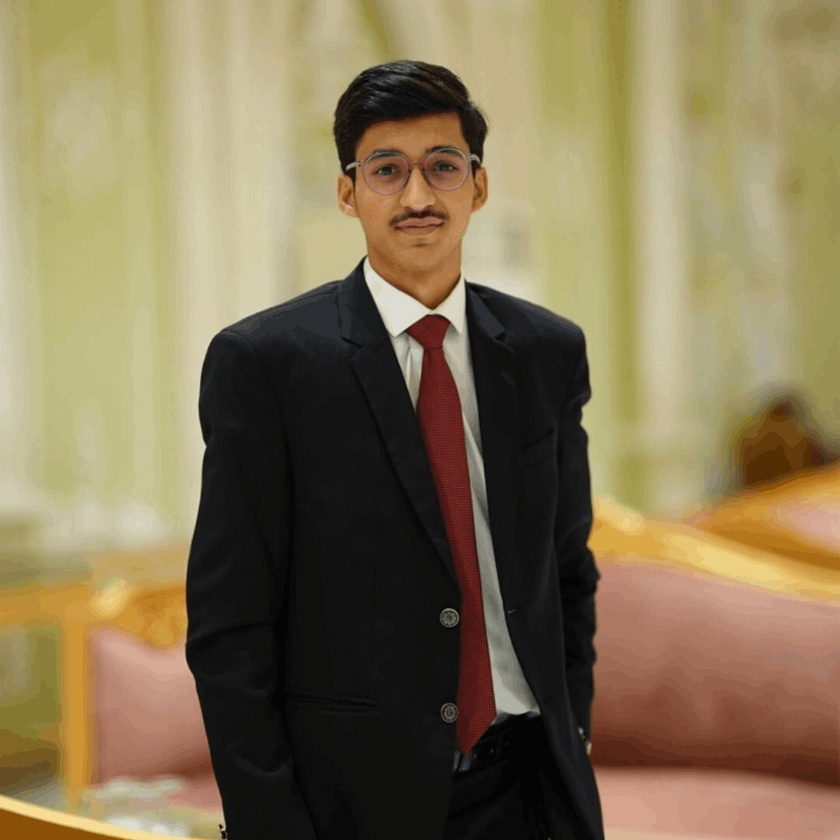
#> input picture Task 6/test.jpg, 840 x 840 px, shrunk from 1080 x 1080 before the run, given in place of the camera
$ python camera_profile.py
#> lines starting #> are read from the running program, lines starting #| are printed output that depends on the picture; after the words box and inside, x2 and y2 are one past the last pixel; in counts of white or black regions, pixels touching at a corner belong together
#> further down, frame is the input picture: shape (840, 840, 3); mean B, G, R 85.2, 117.4, 132.9
import cv2

# Personality descriptions
personality_descriptions = {
    "ENFP": "Enthusiastic, creative, and sociable free spirits who can always find a reason to smile.",
    "ENFJ": "Charismatic and inspiring leaders, able to mesmerize their listeners.",
    "ENTJ": "Bold, imaginative, and strong-willed leaders, always finding a way – or making one.",
    "ENTP": "Smart and curious thinkers who cannot resist an intellectual challenge.",
    "ESFP": "Spontaneous, energetic, and enthusiastic people – life is never boring around them.",
    "ESFJ": "Extraordinarily caring, social, and popular people, always eager to help.",
    "ESTJ": "Excellent administrators, unsurpassed at managing things – or people.",
    "ESTP": "Smart, energetic, and perceptive people, who truly enjoy living on the edge.",
    "INFP": "Poetic, kind, and altruistic people, always eager to help a good cause.",
    "INFJ": "Creative, insightful, and principled, they have a strong sense of purpose.",
    "INTJ": "Imaginative and strategic thinkers, with a plan for everything.",
    "INTP": "Innovative inventors with an unquenchable thirst for knowledge.",
    "ISFP": "Flexible and charming artists, always ready to explore and experience something new.",
    "ISFJ": "Very dedicated and warm protectors, always ready to defend their loved ones.",
    "ISTJ": "Practical and fact-focused individuals, whose reliability cannot be doubted.",
    "ISTP": "Bold and practical experimenters, masters of all kinds of tools."
}

def analyze_face_from_frame(frame):
    face_cascade = cv2.CascadeClassifier(
        cv2.data.haarcascades + "haarcascade_frontalface_default.xml"
    )
    eye_cascade = cv2.CascadeClassifier(
        cv2.data.haarcascades + "haarcascade_eye.xml"
    )
    mouth_cascade = cv2.CascadeClassifier(
        cv2.data.haarcascades + "haarcascade_smile.xml"
    )

    gray = cv2.cvtColor(frame, cv2.COLOR_BGR2GRAY)
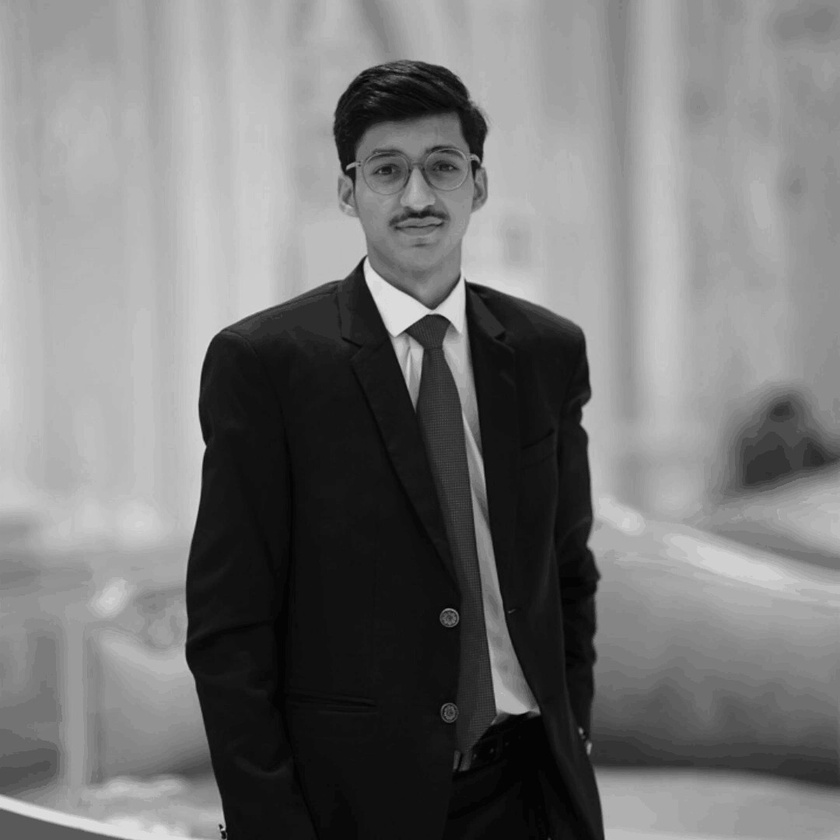
#> gray: shape (840, 840); min 0, max 226, mean 118.4
    faces = face_cascade.detectMultiScale(gray, 1.1, 5)  # Adjusted for better detection
#> faces = [[333, 106, 162, 162]]

    personality = "No face detected"
    description = ""

    if len(faces) > 0:
        # Analyze ONLY first face
        (x, y, w, h) = faces[0]
#> x = 333; y = 106; w = 162; h = 162
        roi_gray = gray[y:y+h, x:x+w]
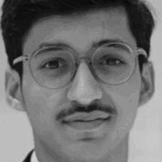
#> roi_gray: shape (162, 162); min 8, max 213, mean 114.2
        roi_color = frame[y:y+h, x:x+w]
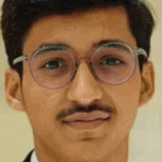
#> roi_color: shape (162, 162, 3); mean B, G, R 73.6, 107.7, 142.5

        personality = ""

        # E / I — Eyes
        eyes = eye_cascade.detectMultiScale(roi_gray, 1.1, 5)
#> eyes = [[88, 45, 37, 37], [34, 46, 39, 39]]
        personality += "E" if len(eyes) >= 2 else "I"
#> personality = 'E'

        # Draw eyes
        for (ex, ey, ew, eh) in eyes:
            cv2.rectangle(roi_color, (ex, ey), (ex+ew, ey+eh), (0, 255, 0), 2)
#> this loop made 2 passes
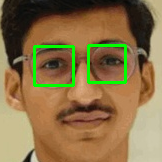
#> roi_color: shape (162, 162, 3); 3.44% of pixels changed, all inside (x1, y1, x2, y2) = (33, 44, 127, 87)

        # S / N — Nose (approx via face width)
        personality += "S" if w > 120 else "N"  # Adjusted threshold
#> personality = 'ES'

        # T / F — Mouth
        mouths = mouth_cascade.detectMultiScale(roi_gray, 1.7, 20)
#> mouths = ()
        mouth_added = False
        for (mx, my, mw, mh) in mouths:
            if my > h / 2:
                personality += "T" if mw > w * 0.3 else "F"  # Adjusted threshold
                # Draw mouth
                cv2.rectangle(roi_color, (mx, my), (mx+mw, my+mh), (0, 0, 255), 2)
                mouth_added = True
                break
#> this loop made 0 passes
        if not mouth_added:
            personality += "F"
#> personality = 'ESF'

        # J / P — Jawline (face ratio)
        face_ratio = h / w
#> face_ratio = 1
        personality += "J" if face_ratio < 1.3 else "P"  # Adjusted ratio
#> personality = 'ESFJ'

        # Draw rectangle around face
        cv2.rectangle(frame, (x, y), (x+w, y+h), (255, 0, 0), 2)
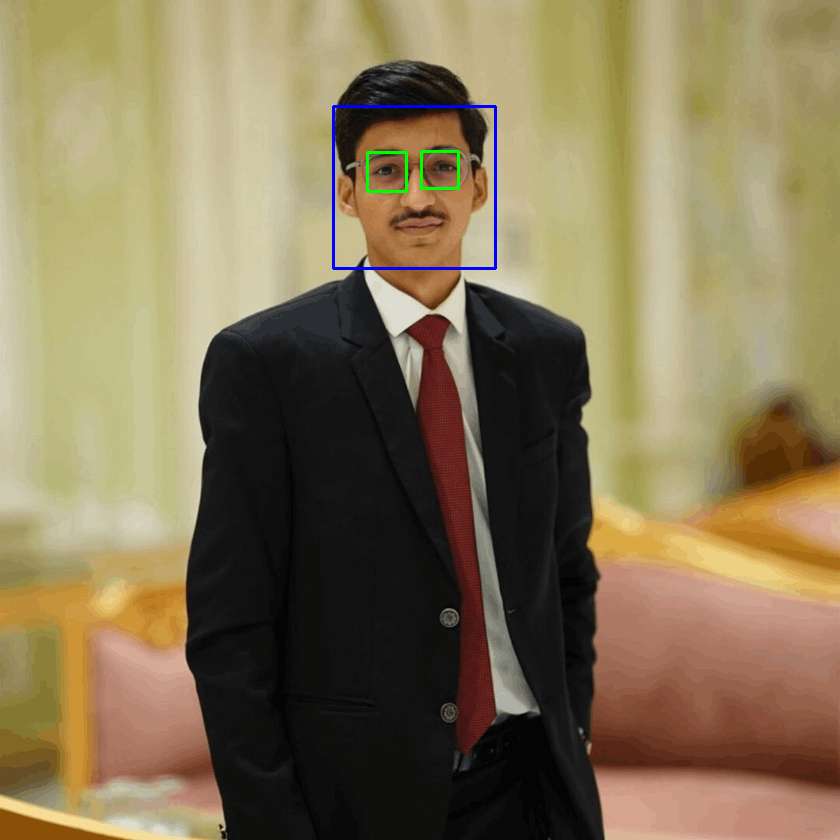
#> frame: shape (840, 840, 3); 0.4% of pixels changed, all inside (x1, y1, x2, y2) = (332, 105, 497, 270)

        # Get description
        description = personality_descriptions.get(personality, "Unknown personality type")

    return frame, personality, description

# Initialize webcam
cap = cv2.VideoCapture(0)

if not cap.isOpened():
    print("Error: Could not open webcam")
    exit()

while True:
    ret, frame = cap.read()
    if not ret:
        print("Error: Could not read frame")
        break

    # Analyze the frame
    analyzed_frame, personality, description = analyze_face_from_frame(frame)
#> personality = 'ESFJ'

    # Display personality and description on the frame
    cv2.putText(analyzed_frame, f"Personality: {personality}", (10, 30), cv2.FONT_HERSHEY_SIMPLEX, 0.7, (0, 255, 0), 2)
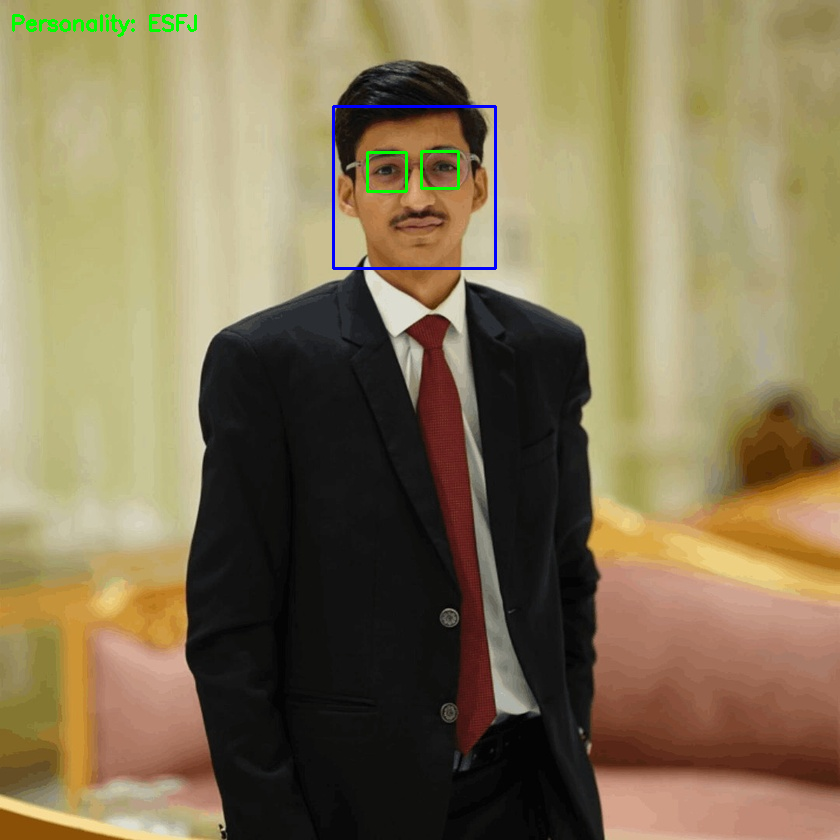
#> analyzed_frame: shape (840, 840, 3); 0.19% of pixels changed, all inside (x1, y1, x2, y2) = (12, 14, 197, 37)
    # Wrap description text
    y_offset = 60
    for line in description.split(', '):
        cv2.putText(analyzed_frame, line, (10, y_offset), cv2.FONT_HERSHEY_SIMPLEX, 0.5, (255, 255, 255), 1)
        y_offset += 20
#> this loop made 4 passes
#> (line, y_offset) on passes 1 to 4: ('Extraordinarily caring', 80), ('social', 100), ('and popular people', 120), ('always eager to help.', 140)
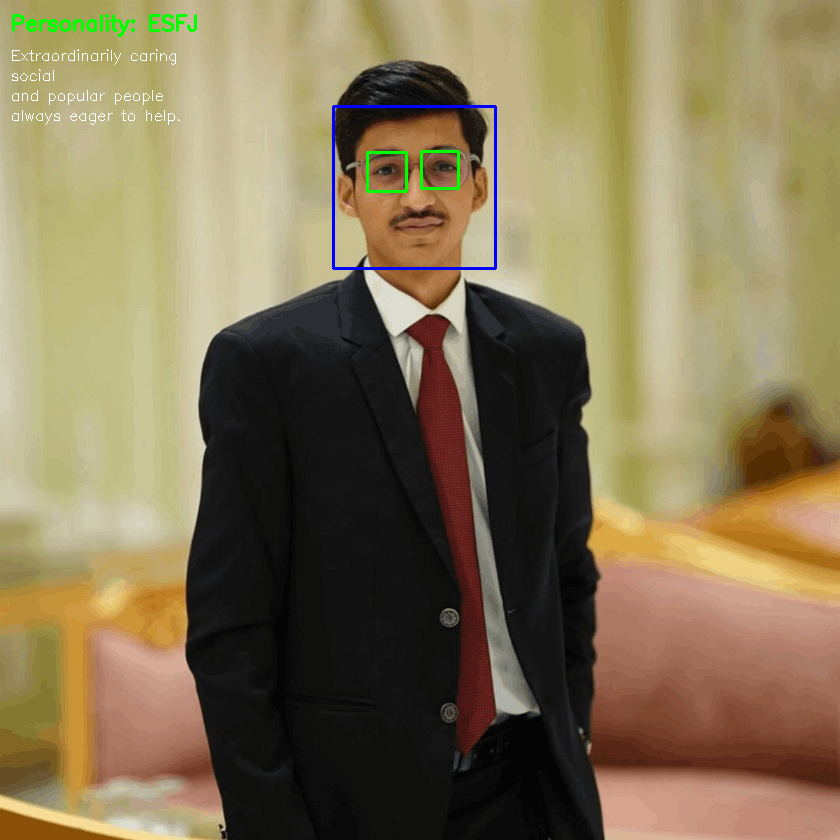
#> analyzed_frame: shape (840, 840, 3); 0.16% of pixels changed, all inside (x1, y1, x2, y2) = (12, 49, 180, 125)
#> after the loop, y_offset = 140

    # Show the frame
    cv2.imshow("Live Face Analysis", analyzed_frame)

    # Break on 'q' key
    if cv2.waitKey(1) & 0xFF == ord('q'):
#> (key q is pressed here)
        break

# Release resources
cap.release()
cv2.destroyAllWindows()

$ run again, on Task 6/Moawaz.jpg
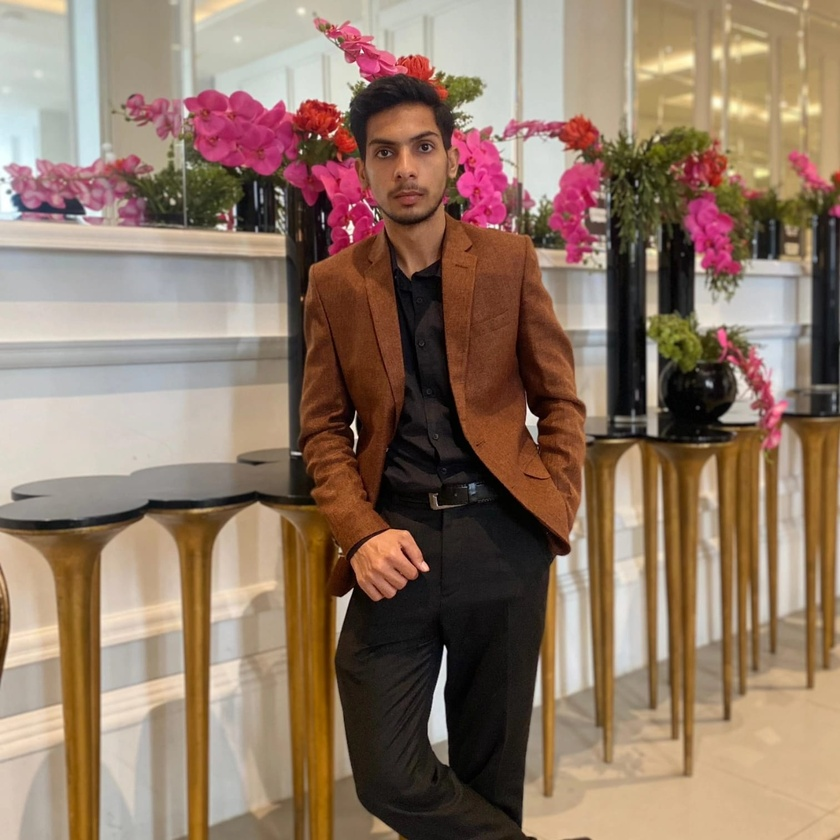
#> input picture Task 6/Moawaz.jpg, 840 x 840 px, shrunk from 1512 x 1512 before the run, given in place of the camera
#> frame is the input picture: shape (840, 840, 3); mean B, G, R 102.3, 120.2, 144
#> faces = [[346, 105, 116, 116]]
#> x = 346; y = 105; w = 116
#> eyes = [[60, 25, 33, 33], [23, 32, 30, 30]]
#> in analyze_face_from_frame, `personality += "E" if len(eyes) >= 2 else "I"`: personality = 'E'
#> the loop in analyze_face_from_frame, `for (ex, ey, ew, eh) in eyes:` made 2 passes
#> after the loop in analyze_face_from_frame, `for (ex, ey, ew, eh) in eyes:`:
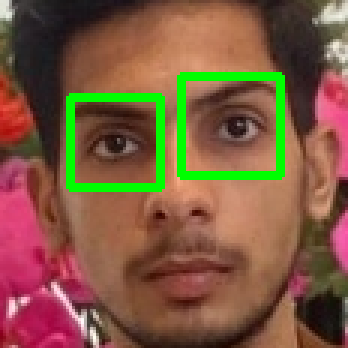
#> roi_color: shape (116, 116, 3) (shown 3 times larger); mean B, G, R 64.2, 89.5, 126.2
#> in analyze_face_from_frame, `personality += "S" if w > 120 else "N"`: personality = 'EN'
#> mouths = ()
#> in analyze_face_from_frame, `personality += "F"`: personality = 'ENF'
#> face_ratio = 1
#> in analyze_face_from_frame, `personality += "J" if face_ratio < 1.3 else "P"`: personality = 'ENFJ'
#> frame: shape (840, 840, 3); 0.3% of pixels changed, all inside (x1, y1, x2, y2) = (345, 104, 464, 223)
#> the loop `for line in description.split(', '):` made 2 passes
#> (line, y_offset) on passes 1 to 2: ('Charismatic and inspiring leaders', 80), ('able to mesmerize their listeners.', 100)
#> after the loop `for line in description.split(', '):`:
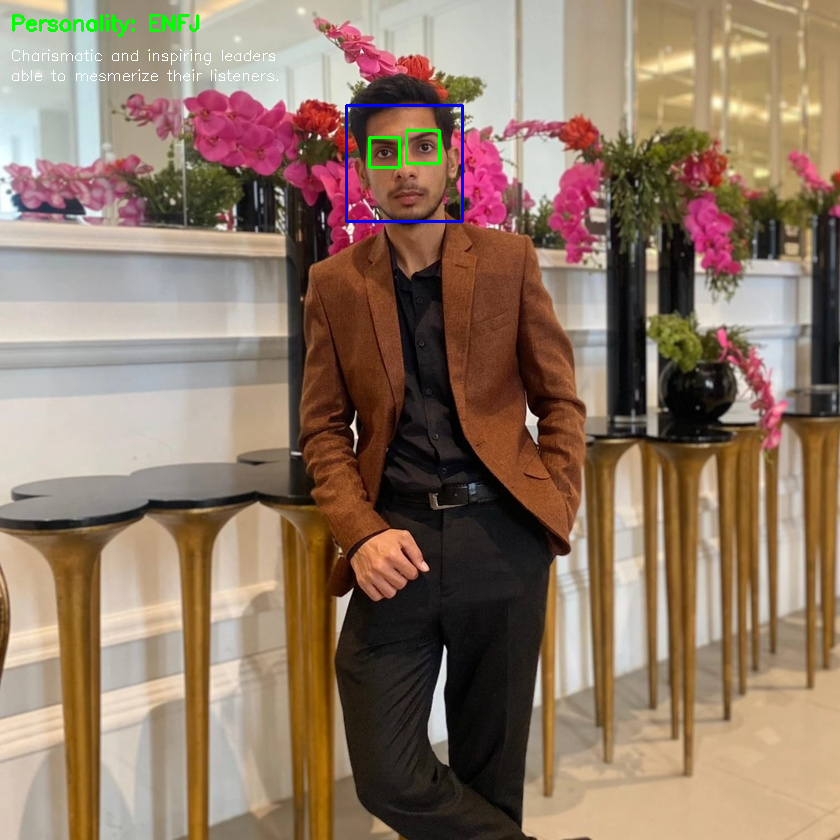
#> analyzed_frame: shape (840, 840, 3); mean B, G, R 102.4, 120.5, 143.3
#> after the loop `for line in description.split(', '):`: y_offset = 100
